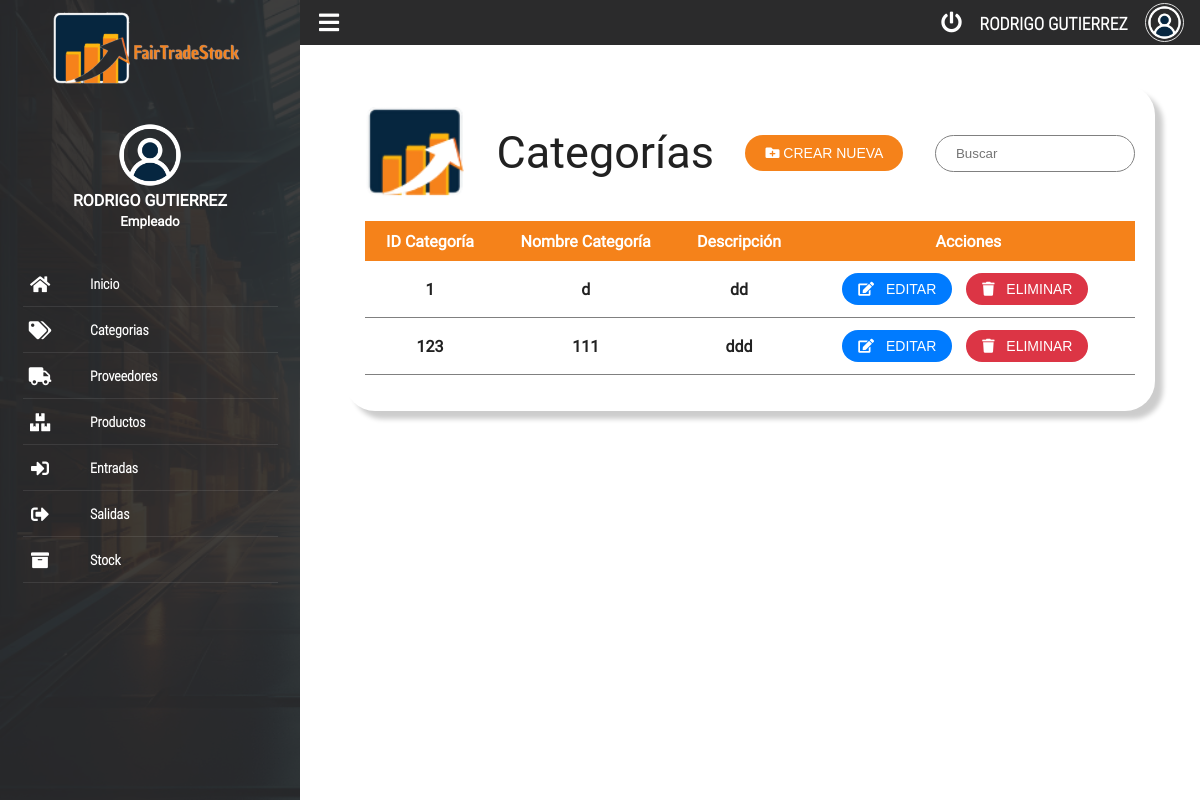
/?p=categorias, run on the app's committed database.
### tables this page shows
CREATE TABLE `categorias` (
  `id_categoria` int(11) NOT NULL,
  `nombre_categoria` varchar(255) NOT NULL,
  `descripcion_categoria` text DEFAULT NULL
);

### obtener_categorias.php (the view, shortened to what this page needs)
<?php
include 'conexion.php';
$sql = "SELECT * FROM categorias";
$result = $conn->query($sql);
if ($result->num_rows > 0) {
    while ($row = $result->fetch_assoc()) {
        echo "<tr>";
        echo "<td>" . htmlspecialchars($row["id_categoria"]) . "</td>";
        echo "<td>" . htmlspecialchars($row["nombre_categoria"]) . "</td>";
        echo "<td>" . htmlspecialchars($row["descripcion_categoria"]) . "</td>";
        echo '<td>
                <button class="editButton s-button" data-id="' . htmlspecialchars($row["id_categoria"]) . '"><i class="fas fa-edit"></i> Editar</button>
                <button class="deleteButton s-button" data-id="' . htmlspecialchars($row["id_categoria"]) . '"><i class="fas fa-trash"></i> Eliminar</button>
              </td>';
        echo "</tr>";
    }
} else {
    echo "<tr><td colspan='4'>No hay categorías registradas</td></tr>";
}
?>

### css/styles.css (style rules this page uses)
* { margin: 0; padding: 0; box-sizing: border-box; }
body { justify-content: center; align-items: center; min-height: 100vh; font-family: 'Raleway', sans-serif; background-color: white; }
button { outline: none; border: none; background-color: #F5821A; color: #ffffff; padding: 10px 20px; border-radius: 20px; text-transform: uppercase; font-size: 14px; cursor: pointer; transition: background-color 0.3s ease; }
tbody tr td { padding: 10px; text-align: center; border-bottom: 1px solid gray; }
.s-button { font-size: 14px; padding: 10px 20px; border-radius: 20px; background-color: #F5821A; color: #ffffff; border: none; outline: none; text-transform: uppercase; cursor: pointer; transition: background-color 0.3s ease; margin: 2px; }
.s-button { outline: none; border: none; background-color: #007bff; color: #ffffff; padding: 8px 16px; border-radius: 20px; text-transform: uppercase; font-size: 14px; cursor: pointer; transition: background-color 0.3s ease; margin-right: 8px; }
.s-button i { margin-right: 8px; }
.s-button.deleteButton { background-color: #dc3545; }

### css/main.css (style rules this page uses)
:root { --color-text: #3F51B5; --primary-color: #2B2B2C; --acent-color: #DB763B; }
html, body { width: 100%; height: 100%; margin: 0; padding: 0; font-size: 16px; font-family: "RobotoRegular"; position: relative; background-color: #fff; }

### data on the page
categorias: id_categoria "1", nombre_categoria "d", descripcion_categoria "dd"
categorias: id_categoria "123", nombre_categoria "111", descripcion_categoria "ddd"
